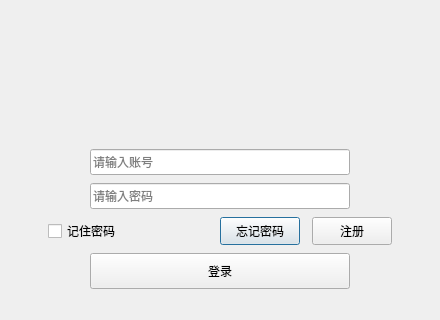
<?xml version="1.0" encoding="UTF-8"?>
<ui version="4.0">
 <class>UserLoginClass</class>
 <widget class="QDialog" name="UserLoginClass">
  <property name="geometry">
   <rect>
    <x>0</x>
    <y>0</y>
    <width>440</width>
    <height>320</height>
   </rect>
  </property>
  <property name="windowTitle">
   <string>UserLogin</string>
  </property>
  <layout class="QVBoxLayout" name="verticalLayout">
   <property name="spacing">
    <number>0</number>
   </property>
   <property name="leftMargin">
    <number>0</number>
   </property>
   <property name="topMargin">
    <number>0</number>
   </property>
   <property name="rightMargin">
    <number>0</number>
   </property>
   <property name="bottomMargin">
    <number>0</number>
   </property>
   <item>
    <widget class="QWidget" name="titleWidget" native="true">
     <property name="minimumSize">
      <size>
       <width>0</width>
       <height>105</height>
      </size>
     </property>
     <property name="maximumSize">
      <size>
       <width>16777215</width>
       <height>105</height>
      </size>
     </property>
     <property name="titleskin" stdset="0">
      <bool>true</bool>
     </property>
    </widget>
   </item>
   <item>
    <widget class="QWidget" name="bodyWidget" native="true">
     <property name="bottomskin" stdset="0">
      <bool>true</bool>
     </property>
     <layout class="QVBoxLayout" name="verticalLayout_2">
      <property name="spacing">
       <number>0</number>
      </property>
      <property name="leftMargin">
       <number>0</number>
      </property>
      <property name="topMargin">
       <number>36</number>
      </property>
      <property name="rightMargin">
       <number>0</number>
      </property>
      <property name="bottomMargin">
       <number>20</number>
      </property>
      <item>
       <layout class="QHBoxLayout" name="horizontalLayout">
        <item>
         <spacer name="horizontalSpacer">
          <property name="orientation">
           <enum>Qt::Horizontal</enum>
          </property>
          <property name="sizeHint" stdset="0">
           <size>
            <width>40</width>
            <height>20</height>
           </size>
          </property>
         </spacer>
        </item>
        <item>
         <widget class="QLineEdit" name="editUserAccount">
          <property name="minimumSize">
           <size>
            <width>260</width>
            <height>26</height>
           </size>
          </property>
          <property name="maximumSize">
           <size>
            <width>260</width>
            <height>26</height>
           </size>
          </property>
          <property name="placeholderText">
           <string>请输入账号</string>
          </property>
         </widget>
        </item>
        <item>
         <spacer name="horizontalSpacer_2">
          <property name="orientation">
           <enum>Qt::Horizontal</enum>
          </property>
          <property name="sizeHint" stdset="0">
           <size>
            <width>40</width>
            <height>20</height>
           </size>
          </property>
         </spacer>
        </item>
       </layout>
      </item>
      <item>
       <layout class="QHBoxLayout" name="horizontalLayout_2">
        <item>
         <spacer name="horizontalSpacer_3">
          <property name="orientation">
           <enum>Qt::Horizontal</enum>
          </property>
          <property name="sizeHint" stdset="0">
           <size>
            <width>40</width>
            <height>20</height>
           </size>
          </property>
         </spacer>
        </item>
        <item>
         <widget class="QLineEdit" name="editPassword">
          <property name="minimumSize">
           <size>
            <width>260</width>
            <height>26</height>
           </size>
          </property>
          <property name="maximumSize">
           <size>
            <width>260</width>
            <height>26</height>
           </size>
          </property>
          <property name="echoMode">
           <enum>QLineEdit::Normal</enum>
          </property>
          <property name="placeholderText">
           <string>请输入密码</string>
          </property>
         </widget>
        </item>
        <item>
         <spacer name="horizontalSpacer_4">
          <property name="orientation">
           <enum>Qt::Horizontal</enum>
          </property>
          <property name="sizeHint" stdset="0">
           <size>
            <width>40</width>
            <height>20</height>
           </size>
          </property>
         </spacer>
        </item>
       </layout>
      </item>
      <item>
       <layout class="QHBoxLayout" name="horizontalLayout_3">
        <property name="spacing">
         <number>12</number>
        </property>
        <item>
         <spacer name="horizontalSpacer_5">
          <property name="orientation">
           <enum>Qt::Horizontal</enum>
          </property>
          <property name="sizeHint" stdset="0">
           <size>
            <width>13</width>
            <height>20</height>
           </size>
          </property>
         </spacer>
        </item>
        <item>
         <widget class="QCheckBox" name="checkBox">
          <property name="minimumSize">
           <size>
            <width>160</width>
            <height>28</height>
           </size>
          </property>
          <property name="maximumSize">
           <size>
            <width>160</width>
            <height>28</height>
           </size>
          </property>
          <property name="text">
           <string>记住密码</string>
          </property>
         </widget>
        </item>
        <item>
         <widget class="QPushButton" name="forgetWordbtn">
          <property name="minimumSize">
           <size>
            <width>0</width>
            <height>28</height>
           </size>
          </property>
          <property name="maximumSize">
           <size>
            <width>16777215</width>
            <height>28</height>
           </size>
          </property>
          <property name="text">
           <string>忘记密码</string>
          </property>
         </widget>
        </item>
        <item>
         <widget class="QPushButton" name="registBtn">
          <property name="minimumSize">
           <size>
            <width>0</width>
            <height>28</height>
           </size>
          </property>
          <property name="maximumSize">
           <size>
            <width>16777215</width>
            <height>28</height>
           </size>
          </property>
          <property name="text">
           <string>注册</string>
          </property>
         </widget>
        </item>
        <item>
         <spacer name="horizontalSpacer_6">
          <property name="orientation">
           <enum>Qt::Horizontal</enum>
          </property>
          <property name="sizeHint" stdset="0">
           <size>
            <width>40</width>
            <height>20</height>
           </size>
          </property>
         </spacer>
        </item>
       </layout>
      </item>
      <item>
       <layout class="QHBoxLayout" name="horizontalLayout_4">
        <item>
         <spacer name="horizontalSpacer_7">
          <property name="orientation">
           <enum>Qt::Horizontal</enum>
          </property>
          <property name="sizeHint" stdset="0">
           <size>
            <width>40</width>
            <height>20</height>
           </size>
          </property>
         </spacer>
        </item>
        <item>
         <widget class="QPushButton" name="loginBtn">
          <property name="minimumSize">
           <size>
            <width>260</width>
            <height>36</height>
           </size>
          </property>
          <property name="maximumSize">
           <size>
            <width>260</width>
            <height>36</height>
           </size>
          </property>
          <property name="text">
           <string>登录</string>
          </property>
         </widget>
        </item>
        <item>
         <spacer name="horizontalSpacer_8">
          <property name="orientation">
           <enum>Qt::Horizontal</enum>
          </property>
          <property name="sizeHint" stdset="0">
           <size>
            <width>40</width>
            <height>20</height>
           </size>
          </property>
         </spacer>
        </item>
       </layout>
      </item>
     </layout>
    </widget>
   </item>
  </layout>
 </widget>
 <layoutdefault spacing="6" margin="11"/>
 <resources>
  <include location="res.qrc"/>
 </resources>
 <connections/>
</ui>
